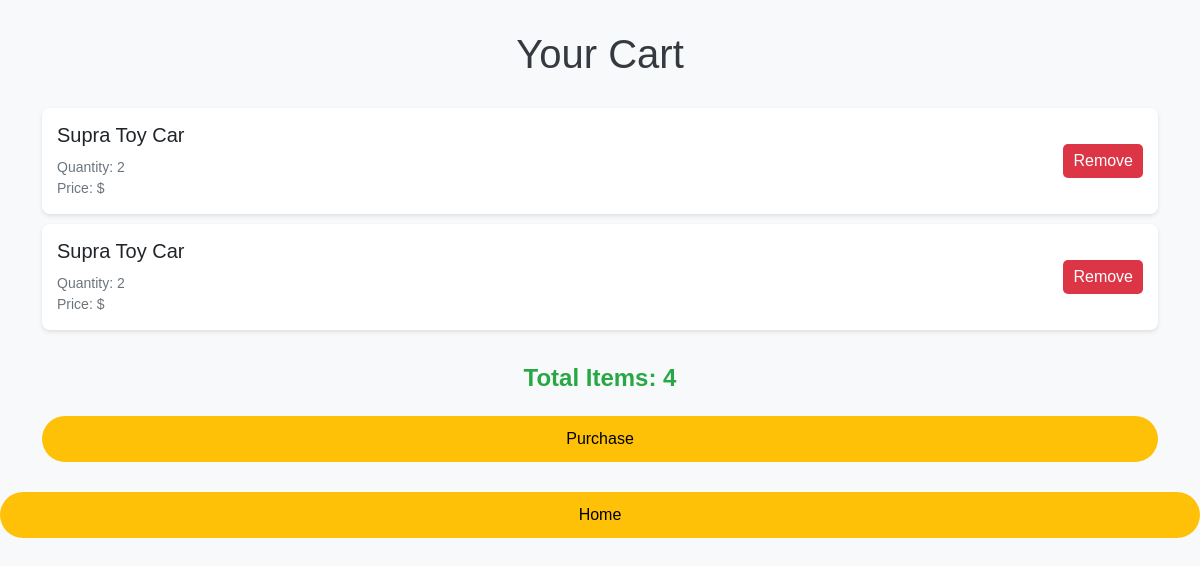
The app's page /cart/ (signed in) with its own data.
### Testt/models.py (models this page shows, shortened)
class OrderItem(models.Model):
    order = models.ForeignKey(Order, on_delete=models.CASCADE, related_name='items')
    product = models.ForeignKey(Product, on_delete=models.CASCADE)
    quantity = models.PositiveIntegerField()
    price = models.DecimalField(max_digits=10, decimal_places=2)

class Product(models.Model):
    name=models.CharField(max_length=150)
    desc=models.TextField()
    image=models.ImageField(upload_to='products/')
    price=models.DecimalField(max_digits=10,decimal_places=2)

### Testt/views.py (the view)
# urls.py: path('cart/', views.cart_view, name='cart'),
@login_required(login_url='login')
def cart_view(request):
    cart_items = OrderItem.objects.filter(order__user=request.user,)
    total_items = sum(item.quantity for item in cart_items)
    return render(request, 'cart.html', {
        'cart': {
            'items': cart_items,
            'total_items': total_items,
        }
    })

### template/cart.html (shortened to what this page needs)
<!DOCTYPE html>
<html lang="en">
<head>
    <link
        href="https://cdn.jsdelivr.net/npm/bootstrap@5.3.0-alpha3/dist/css/bootstrap.min.css"
        rel="stylesheet"
    >
</head>
<body>
    <div class="container">
        <h1>Your Cart</h1>
        <div class="cart-items">
            {% for item in cart.items %}
                <div class="cart-item">
                    <div>
                        <h5>{{ item.product.name }}</h5>
                        <div class="details">
                            Quantity: {{ item.quantity }} <br>
                            Price: ${{ item.total_price }}
                        </div>
                    </div>
                    <form action="{% url 'del_cart_view' item.id %}" method="post">
                        <button type="submit" class="remove-btn">Remove</button>
                    </form>
                </div>
            {% endfor %}
        </div>
        <div class="total">
            <p>Total Items: {{ cart.total_items }}</p>
        </div>
        <a href="#" class="btn">Purchase</a>
    </div>
    <a href="{% url 'home' %}" class="btn">Home</a>
</body>
</html>

### template/cart.html (style rules this page uses)
body { font-family: 'Arial', sans-serif; background-color: #f8f9fa; margin: 0; padding: 0; }
.container { margin-top: 30px; margin-bottom: 30px; }
h1 { text-align: center; color: #343a40; margin-bottom: 30px; }
.cart-item { background-color: #ffffff; padding: 15px; margin: 10px 0; border-radius: 8px; box-shadow: 0 2px 4px rgba(0, 0, 0, 0.1); display: flex; justify-content: space-between; align-items: center; }
.cart-item h5 { margin-bottom: 10px; }
.cart-item .details { font-size: 14px; color: #6c757d; }
.cart-item .remove-btn { background-color: #dc3545; color: white; border: none; padding: 5px 10px; border-radius: 5px; cursor: pointer; }
.total { margin-top: 30px; text-align: center; font-size: 1.25rem; color: #28a745; }
.total p { font-size: 1.5rem; font-weight: bold; }
.btn { background-color: #ffc107; color: #000; padding: 10px 20px; border-radius: 25px; font-size: 1rem; margin-top: 20px; display: block; margin-left: auto; margin-right: auto; }

### records on screen
OrderItem: product.name "Supra Toy Car", quantity "2"
OrderItem: product.name "Supra Toy Car", quantity "2"

### other values on screen
{{ cart.total_items }} "4"
